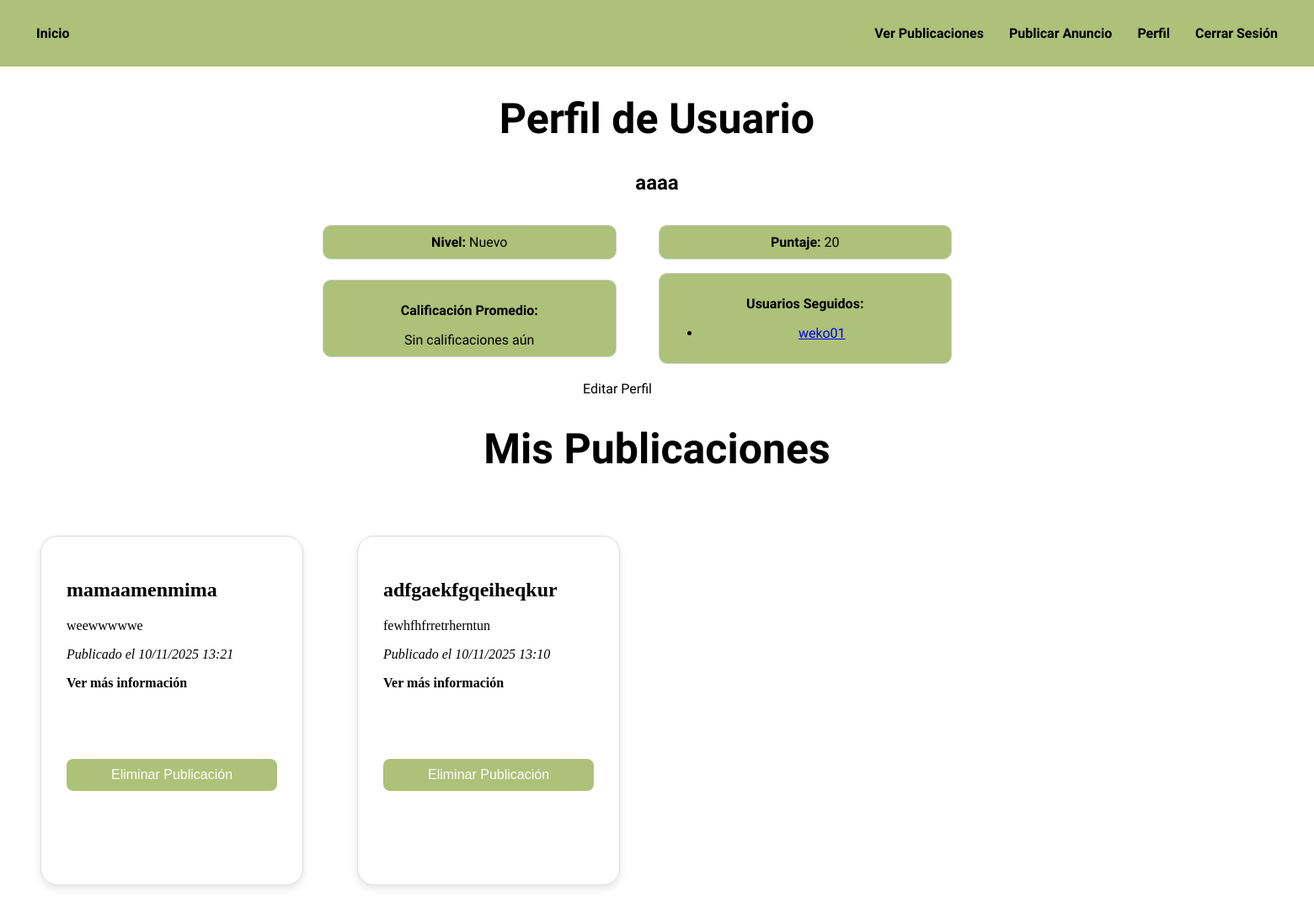
Page /perfil/ (signed in) on the earlier database version.
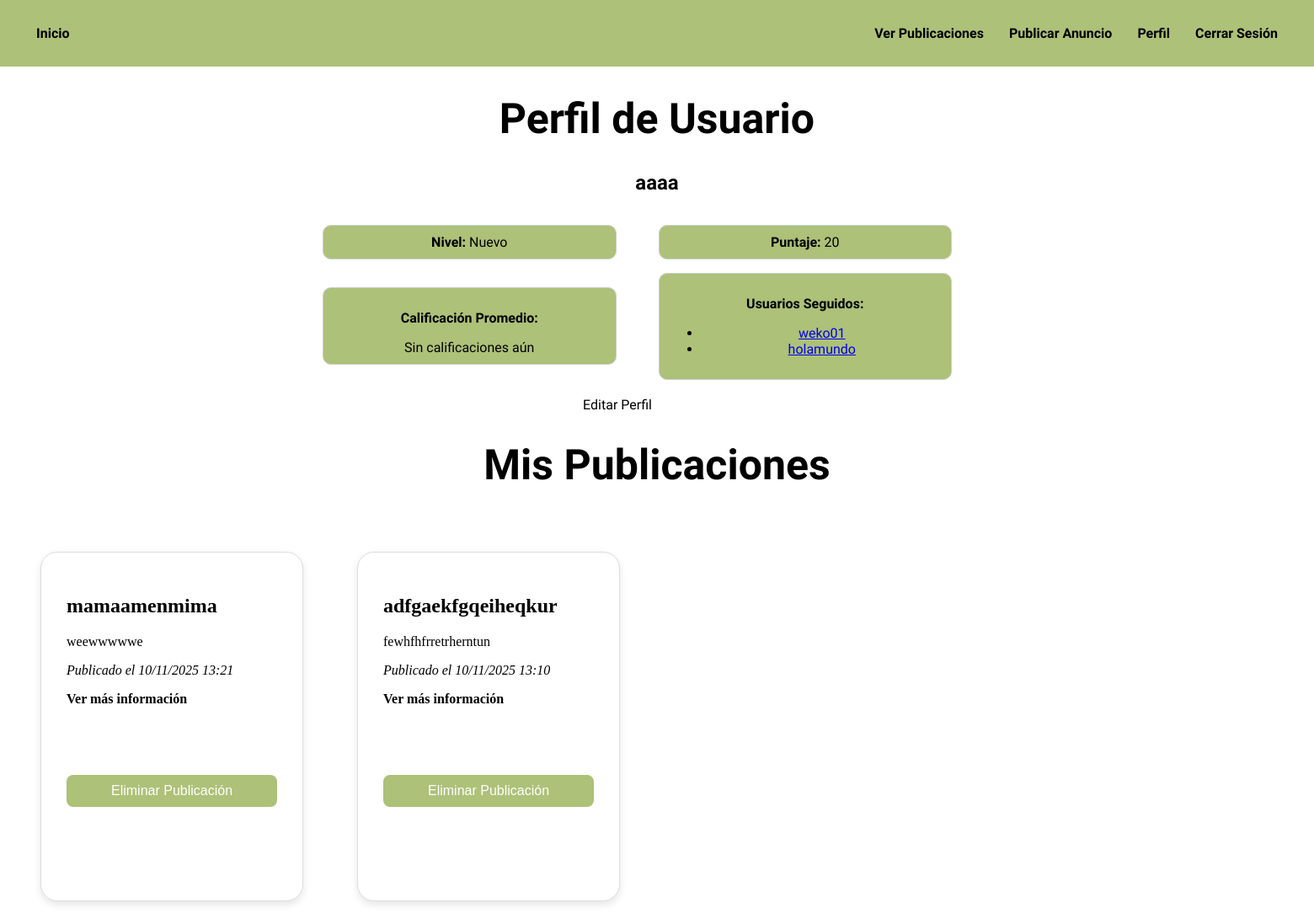
Same page on the later database version.
### BookityApp/models.py (models this page shows, shortened)
class Perfil(models.Model):
    user = models.OneToOneField('auth.User', on_delete=models.CASCADE)
    latitud_defecto = models.FloatField(null=True, blank=True)
    longitud_defecto = models.FloatField(null=True, blank=True)
    radio_marcador_defecto = models.FloatField(default=50)
    puntaje_usuario = models.IntegerField(default=0)
    nivel_usuario = models.CharField(max_length=20, choices=[('Nuevo', 'Nuevo'), ('Medio', 'Medio'), ('KPro', 'KPro')], default='Nuevo')
    promedio_calificaciones = models.FloatField(default=0.0, null=True, blank=True)
    usuarios_seguidos = models.ManyToManyField('self', blank=True)

class Publicacion(models.Model):
    user = models.ForeignKey('auth.User', on_delete=models.CASCADE)
    titulo = models.CharField(max_length=100)
    descripcion = models.TextField()
    contacto = models.CharField(max_length=100)
    tipo = models.CharField(max_length=20, choices=[('Intercambio', 'Intercambio'), ('Donación', 'Donación')], default='Donación')
    fecha_publicacion = models.DateTimeField(auto_now_add=True)
    ubicacion = models.CharField(max_length=100)
    latitud = models.FloatField()
    longitud = models.FloatField()
    radio_marcador = models.FloatField(default=50)
    estado = models.CharField(max_length=20, choices=[('Disponible', 'Disponible'), ('Cerrado', 'Cerrado')], default='Disponible')
    trato_cerrado_con = models.ForeignKey('auth.User', related_name='trato_cerrado_con', on_delete=models.SET_NULL, null=True, blank=True)
    calificacion = models.IntegerField(null=True, blank=True)
    resena = models.TextField(null=True, blank=True)

### BookityApp/views.py (the view)
# urls.py: path('perfil/', perfil, name='perfil'),
def perfil(request):
    publicaciones = Publicacion.objects.filter(user=request.user).order_by('-fecha_publicacion')
    perfil = Perfil.objects.get(user=request.user)
    usuarios_seguidos = perfil.usuarios_seguidos.all()
    return render(request, 'BookityApp/perfil.html', {
        'publicaciones': publicaciones,'perfil': perfil,'usuarios_seguidos': usuarios_seguidos
    })

### BookityApp/templates/BookityApp/perfil.html (shortened to what this page needs)
{% extends 'BookityApp/base.html' %}
{% block content %}
<h1 style="text-align: center; font-family: 'Sour Gummy', sans-serif; font-size: 50px;">Perfil de Usuario</h1>
<h2 style="text-align: center; font-family:'inder', sans-serif;">{{ user.username }}</h2>
<div class="ordenar_perfil1">
<p class="item"><strong>Nivel:</strong> {{ perfil.nivel_usuario }}</p>
<p class="item"><strong>Puntaje:</strong> {{ perfil.puntaje_usuario }}</p>
</div>
<div class="ordenar_perfil2">
        <div class="item">
    <p><strong>Calificación Promedio:</strong></p>
    {% if perfil.promedio_calificaciones %}
        {{ perfil.promedio_calificaciones|floatformat:2 }}
        {% else %}
        Sin calificaciones aún
    {% endif %}
    </div>
    <div class="item">
    <p><strong>Usuarios Seguidos:</strong></p>
    {% if usuarios_seguidos %}
        <ul>
        {% for seguido in usuarios_seguidos %}
            <li><a href="{% url 'usuarios_perfil' seguido.user.username %}">{{ seguido.user.username }}</a></li>
        {% endfor %}
        </ul>
    {% else %}
        <p>No sigues a ningún usuario.</p>
    {% endif %}
    </div>
</div>
<a href="{% url 'editar_perfil' %}" class="boton_edit_perfil">Editar Perfil</a>
<h1 style="text-align: center; font-family: 'Sour Gummy', sans-serif;font-size:50px;">Mis Publicaciones</h1>
{% if publicaciones %}
    <div class="contenedor-publicaciones">
        {% for publicacion in publicaciones %}
            <div class="publicacion">
                <h2>{{ publicacion.titulo }}</h2>
                <p>{{ publicacion.descripcion }}</p>
                <p><em>Publicado el {{ publicacion.fecha_publicacion|date:"d/m/Y H:i" }}</em></p>
                <div>
                    <a href="{% url 'detalle' publicacion.id %}" style="text-decoration: none;color: black;font-weight: bold;">Ver más información</a>
                </div>
                <form method="post" action="{% url 'eliminar_publicacion' publicacion.id %}">
                    <button type="submit">Eliminar Publicación</button>
                </form>
            </div>
        {% endfor %}
    </div>
{% else %}
    <p class="mensaje_sin_pub">No has realizado ninguna publicación todavía.</p>
{% endif %}
{% endblock %}

Differences in the rows shown:
added Perfil: user.username "holamundo"
